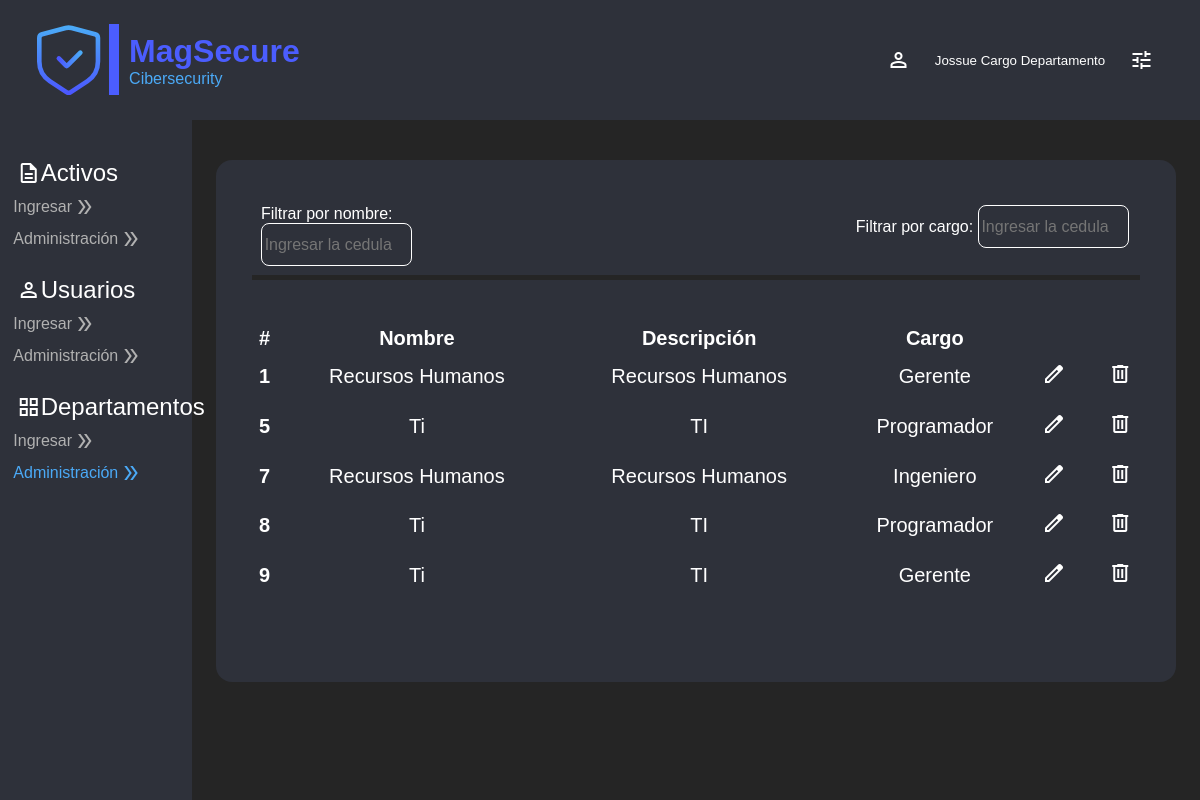
Page /home/tabledepartments/ (signed in) on the earlier database version.
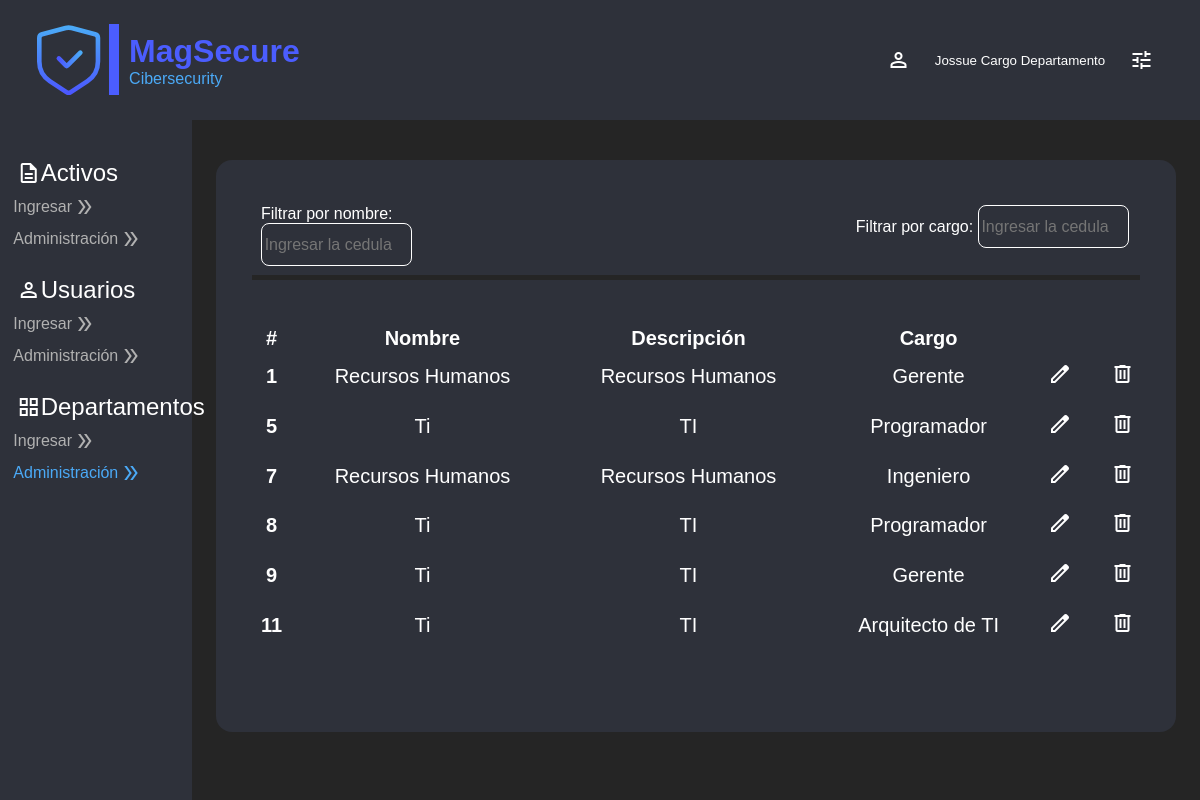
Same page on the later database version.
### InitialPage/models.py (models this page shows)
class Departments(models.Model):
    name = models.CharField(max_length=50, null=False)
    description = models.TextField(max_length=200, null=False)
    workload = models.ForeignKey(Workload, on_delete=models.CASCADE, null=True)

### Users/models.py (models this page shows)
class Workload(models.Model):
    name = models.CharField(max_length=50, null=False)

### InitialPage/views.py (the view)
# urls.py: path('tabledepartments/', views.tabledepartments, name='tabledepartments'),
def tabledepartments(request):
    if request.user.is_authenticated:
        return render(request, "tables/departaments.html",{
            "Departments": Departments.objects.all()
        })
    else:
        return HttpResponseRedirect(reverse("user:login_view"))

### InitialPage/templates/tables/departaments.html (shortened to what this page needs)
{% extends 'layoutHome.html' %}
{% load static %}
{% block action6 %} style="color:#4BAAF7" {% endblock %}
{% block body %}
<section id="bodyform-tables">
    <div class="box-finding">
        <div class="search-information">
            <label for="inpSearch">Filtrar por nombre:</label>
            <input type="text" id="inpSearch0" name="inpSearch" placeholder="Ingresar la cedula">
        </div>
        <div class="search-information">
            <label for="inpSearch">Filtrar por cargo:</label>
            <input type="text" id="inpSearch2" name="inpSearch3" placeholder="Ingresar la cedula">
        </div>
    </div>
    <div class="form-container">
        <table class="table" id="searchtable">
            <thead>
                <tr>
                    <th scope="col">#</th>
                    <th scope="col">Nombre</th>
                    <th scope="col">Descripción</th>
                    <th scope="col">Cargo</th>
                    <th scope="col">
                    </th>
                    <th scope="col"></th>
                    <th scope="col"></th>
                    <th scope="col"></th>
                    <th scope="col"></th>
                    <th scope="col"></th>
                    <th scope="col">
                    </th>
                </tr>
            </thead>
            <tbody>
                {% for department in Departments %}
                <tr>
                    <th scope="row">{{ department.id }}</th>
                    <td>{{ department.name }}</td>
                    <td>{{ department.description }}</td>
                    <td>{{ department.workload.name }}</td>
                    <td>
                        <a href="#" class="button-format">
                            <span class="material-symbols-outlined">
                            </span>
                        </a>
                    </td>
                    <td></td>
                    <td></td>
                    <td></td>
                    <td></td>
                    <td></td>
                    <td>
                        <a href="{% url 'home:deleteTableDepartments' department.id %}" class="button-format">
                            <span class="material-symbols-outlined">
                            </span>
                        </a>
                    </td>
                </tr>
                {% endfor %}
            </tbody>
        </table>
    </div>
</section>
{% endblock %}

Differences in the rows shown:
added Departments: id "11", name "Ti", description "TI", workload.name "Arquitecto de TI"
